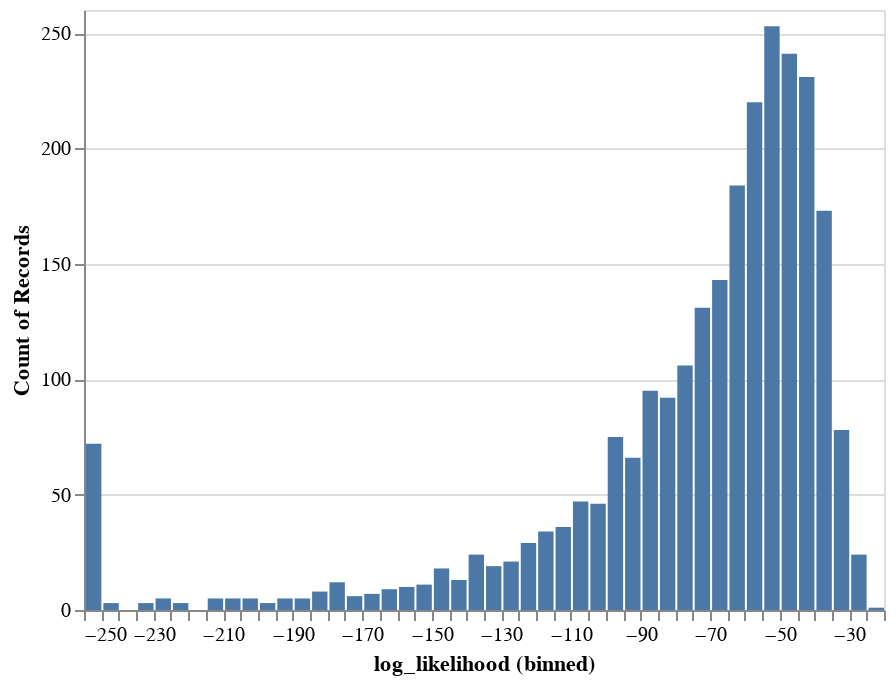

The notebook cell this image was saved under:
### Markdown cell above
#### Distribution of log-likelihoods

### Code cell
alt.Chart(wide_counts).mark_bar().encode(
    x=alt.X('log_likelihood', bin=alt.Bin(maxbins=100)),
    y=alt.Y('count()'))

### Figure 1 — Vega-Lite specification as saved in the notebook (floating-point values rounded to 4 significant figures; data arrays with more than 128 entries replaced by an {"elided": "..."} marker saying what was removed)
{"config": {"view": {"continuousWidth": 400, "continuousHeight": 300}}, "data": {"name": "data-d0ca8e528a8f249e11231993719aaf01"}, "mark": "bar", "encoding": {"x": {"type": "quantitative", "bin": {"maxbins": 100}, "field": "log_likelihood"}, "y": {"type": "quantitative", "aggregate": "count"}}, "$schema": "https://vega.github.io/schema/vega-lite/v4.0.2.json", "datasets": {"data-d0ca8e528a8f249e11231993719aaf01": {"elided": "2577 records"}}}
